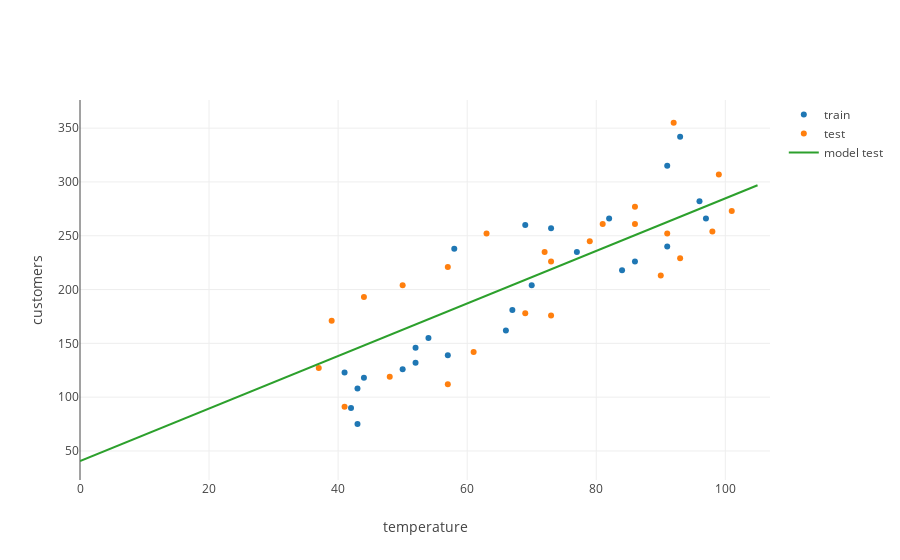

Here is the notebook cell this chart was saved with:
### Code cell
model_trace_test = trace_values(input_temps, predicted_values_test, name = 'model test', mode = 'lines')
plot([data_trace_train, data_trace_test, model_trace_test], layout = layout)

### Figure 1 — Plotly figure (JSON) as saved in the notebook; plotly's stock layout.template omitted (floating-point values rounded to 4 significant figures)
{"data": [{"mode": "markers", "name": "train", "text": [], "type": "scatter", "uid": "ba403c3b-cc1c-467a-a00b-f9576ac7219c", "x": [58, 42, 82, 43, 50, 91, 93, 41, 77, 66, 73, 96, 52, 97, 44, 69, 67, 54, 84, 91, 70, 86, 57, 43, 52], "y": [238, 90, 266, 108, 126, 315, 342, 123, 235, 162, 257, 282, 132, 266, 118, 260, 181, 155, 218, 240, 204, 226, 139, 75, 146]}, {"mode": "markers", "name": "test", "text": [], "type": "scatter", "uid": "18e4368c-382e-4ba9-b696-fcb55a3c1791", "x": [81, 57, 37, 50, 73, 61, 91, 57, 101, 86, 92, 73, 90, 41, 79, 69, 48, 99, 39, 93, 63, 44, 72, 98, 86], "y": [261, 112, 127, 204, 226, 142, 252, 221, 273, 261, 355, 176, 213, 91, 245, 178, 119, 307, 171, 229, 252, 193, 235, 254, 277]}, {"mode": "lines", "name": "model test", "text": [], "type": "scatter", "uid": "049780ee-2662-4339-bf4d-c5dbade50cd1", "x": [0, 5, 10, 15, 20, 25, 30, 35, 40, 45, 50, 55, 60, 65, 70, 75, 80, 85, 90, 95, 100, 105], "y": [40.69, 52.89, 65.09, 77.29, 89.49, 101.7, 113.9, 126.1, 138.3, 150.5, 162.7, 174.9, 187.1, 199.3, 211.5, 223.7, 235.9, 248.1, 260.3, 272.5, 284.7, 296.9]}], "layout": {"autosize": true, "xaxis": {"autorange": true, "range": [0, 106.9], "title": {"text": "temperature"}, "type": "linear"}, "yaxis": {"autorange": true, "range": [22.95, 377.7], "title": {"text": "customers"}, "type": "linear"}}}
